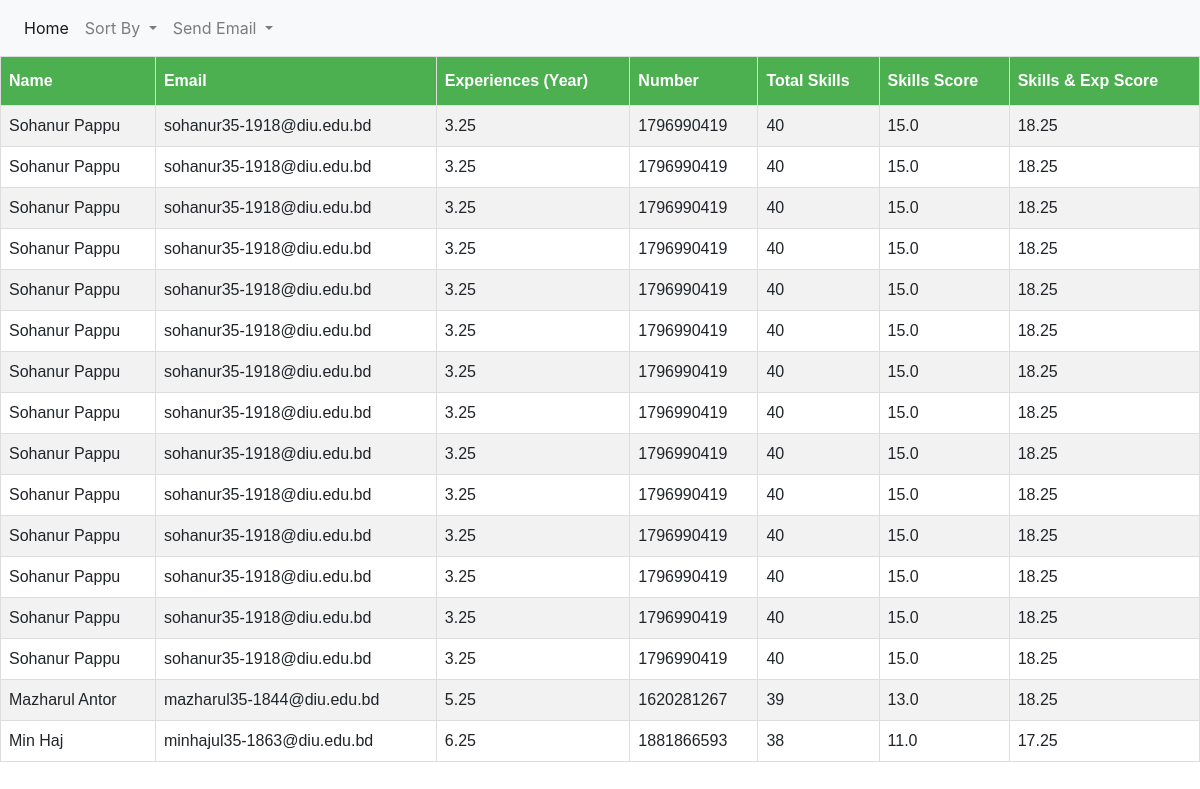
The page /authority/sorted_list_2/ (signed in) on the database its author committed.
### Candidate/models.py (models this page shows)
class Candidate(models.Model):
    candidateId = models.AutoField(primary_key=True)
    name = models.CharField(max_length=100)
    email = models.EmailField(max_length=100)
    phone = models.CharField(max_length=20)
    total_experiences = models.FloatField()
    total_skills = models.IntegerField()
    designation = models.CharField(max_length=50)
    company = models.CharField(max_length=100)
    skills_score = models.FloatField()
    experiences_skills_combined_score = models.FloatField()

### Authority/views.py (the view)
# urls.py: path('sorted_list_2/', sorted_list_2, name='sorted_list_2'),
def sorted_list_2(request):
    if 'username' not in request.session:
        return render(request, "Account/login.html", {})
    candidates = Candidate.objects.all()
    candidates = list(candidates)
    candidates.sort(key=lambda c: c.skills_score, reverse=True)
    return render(request, "Authority/sorted_list.html", {'candidates': candidates})

### Authority/templates/Authority/sorted_list.html (shortened to what this page needs)
{% extends "Authority/base.html" %}
{% block content %}
<table id="customers">
    <tr>
        <th>Name</th>
        <th>Email</th>
        <th>Experiences (Year)</th>
        <th>Number</th>
        <th>Total Skills</th>
        <th>Skills Score</th>
        <th>Skills & Exp Score</th>
    </tr>
    {% for candidate in candidates %}
    <tr>
      <td>{{candidate.name}}</td>
      <td>{{candidate.email}}</td>
      <td>{{candidate.total_experiences}}</td>
      <td>{{candidate.phone}}</td>
      <td>{{candidate.total_skills}}</td>
      <td>{{candidate.skills_score}}</td>
      <td>{{candidate.experiences_skills_combined_score}}</td>
    </tr>
    {% endfor %}
  </table>
{% endblock content %}

### Authority/templates/Authority/sorted_list.html (style rules this page uses)
#customers { font-family: "Trebuchet MS", Arial, Helvetica, sans-serif; border-collapse: collapse; width: 100%; }
#customers td, #customers th { border: 1px solid #ddd; padding: 8px; }
#customers tr:nth-child(even) { background-color: #f2f2f2; }
#customers th { padding-top: 12px; padding-bottom: 12px; text-align: left; background-color: #4CAF50; color: white; }

### rows shown on the page
Candidate: name "Sohanur Pappu", email "sohanur35-1918@diu.edu.bd", total_experiences "3.25", phone "1796990419", total_skills "40", skills_score "15.0", experiences_skills_combined_score "18.25"
Candidate: name "Sohanur Pappu", email "sohanur35-1918@diu.edu.bd", total_experiences "3.25", phone "1796990419", total_skills "40", skills_score "15.0", experiences_skills_combined_score "18.25"
Candidate: name "Sohanur Pappu", email "sohanur35-1918@diu.edu.bd", total_experiences "3.25", phone "1796990419", total_skills "40", skills_score "15.0", experiences_skills_combined_score "18.25"
Candidate: name "Sohanur Pappu", email "sohanur35-1918@diu.edu.bd", total_experiences "3.25", phone "1796990419", total_skills "40", skills_score "15.0", experiences_skills_combined_score "18.25"
Candidate: name "Sohanur Pappu", email "sohanur35-1918@diu.edu.bd", total_experiences "3.25", phone "1796990419", total_skills "40", skills_score "15.0", experiences_skills_combined_score "18.25"
Candidate: name "Sohanur Pappu", email "sohanur35-1918@diu.edu.bd", total_experiences "3.25", phone "1796990419", total_skills "40", skills_score "15.0", experiences_skills_combined_score "18.25"
Candidate: name "Sohanur Pappu", email "sohanur35-1918@diu.edu.bd", total_experiences "3.25", phone "1796990419", total_skills "40", skills_score "15.0", experiences_skills_combined_score "18.25"
Candidate: name "Sohanur Pappu", email "sohanur35-1918@diu.edu.bd", total_experiences "3.25", phone "1796990419", total_skills "40", skills_score "15.0", experiences_skills_combined_score "18.25"
Candidate: name "Sohanur Pappu", email "sohanur35-1918@diu.edu.bd", total_experiences "3.25", phone "1796990419", total_skills "40", skills_score "15.0", experiences_skills_combined_score "18.25"
Candidate: name "Sohanur Pappu", email "sohanur35-1918@diu.edu.bd", total_experiences "3.25", phone "1796990419", total_skills "40", skills_score "15.0", experiences_skills_combined_score "18.25"
Candidate: name "Sohanur Pappu", email "sohanur35-1918@diu.edu.bd", total_experiences "3.25", phone "1796990419", total_skills "40", skills_score "15.0", experiences_skills_combined_score "18.25"
Candidate: name "Sohanur Pappu", email "sohanur35-1918@diu.edu.bd", total_experiences "3.25", phone "1796990419", total_skills "40", skills_score "15.0", experiences_skills_combined_score "18.25"
Candidate: name "Sohanur Pappu", email "sohanur35-1918@diu.edu.bd", total_experiences "3.25", phone "1796990419", total_skills "40", skills_score "15.0", experiences_skills_combined_score "18.25"
Candidate: name "Sohanur Pappu", email "sohanur35-1918@diu.edu.bd", total_experiences "3.25", phone "1796990419", total_skills "40", skills_score "15.0", experiences_skills_combined_score "18.25"
Candidate: name "Mazharul Antor", email "mazharul35-1844@diu.edu.bd", total_experiences "5.25", phone "1620281267", total_skills "39", skills_score "13.0", experiences_skills_combined_score "18.25"
Candidate: name "Min Haj", email "minhajul35-1863@diu.edu.bd", total_experiences "6.25", phone "1881866593", total_skills "38", skills_score "11.0", experiences_skills_combined_score "17.25"
